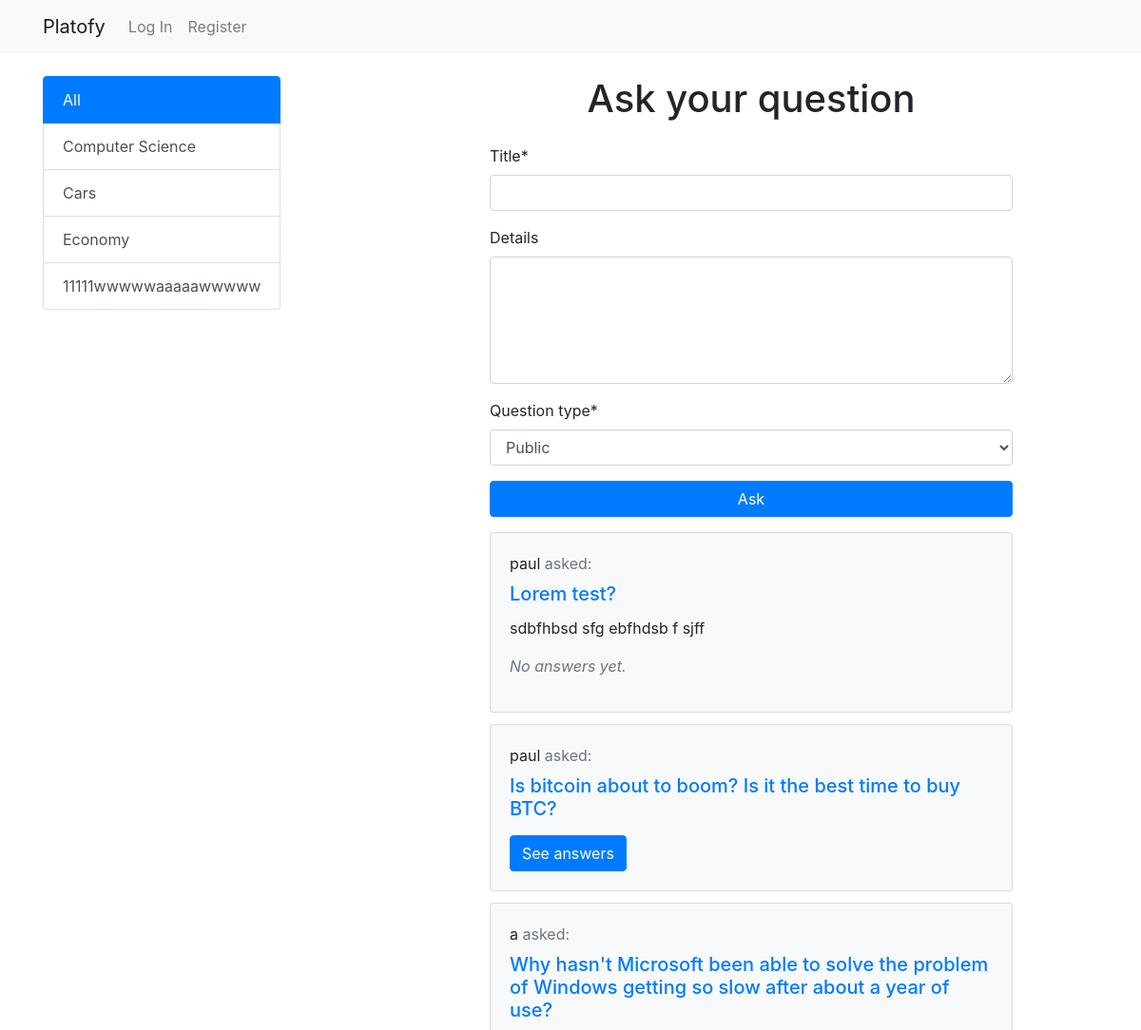
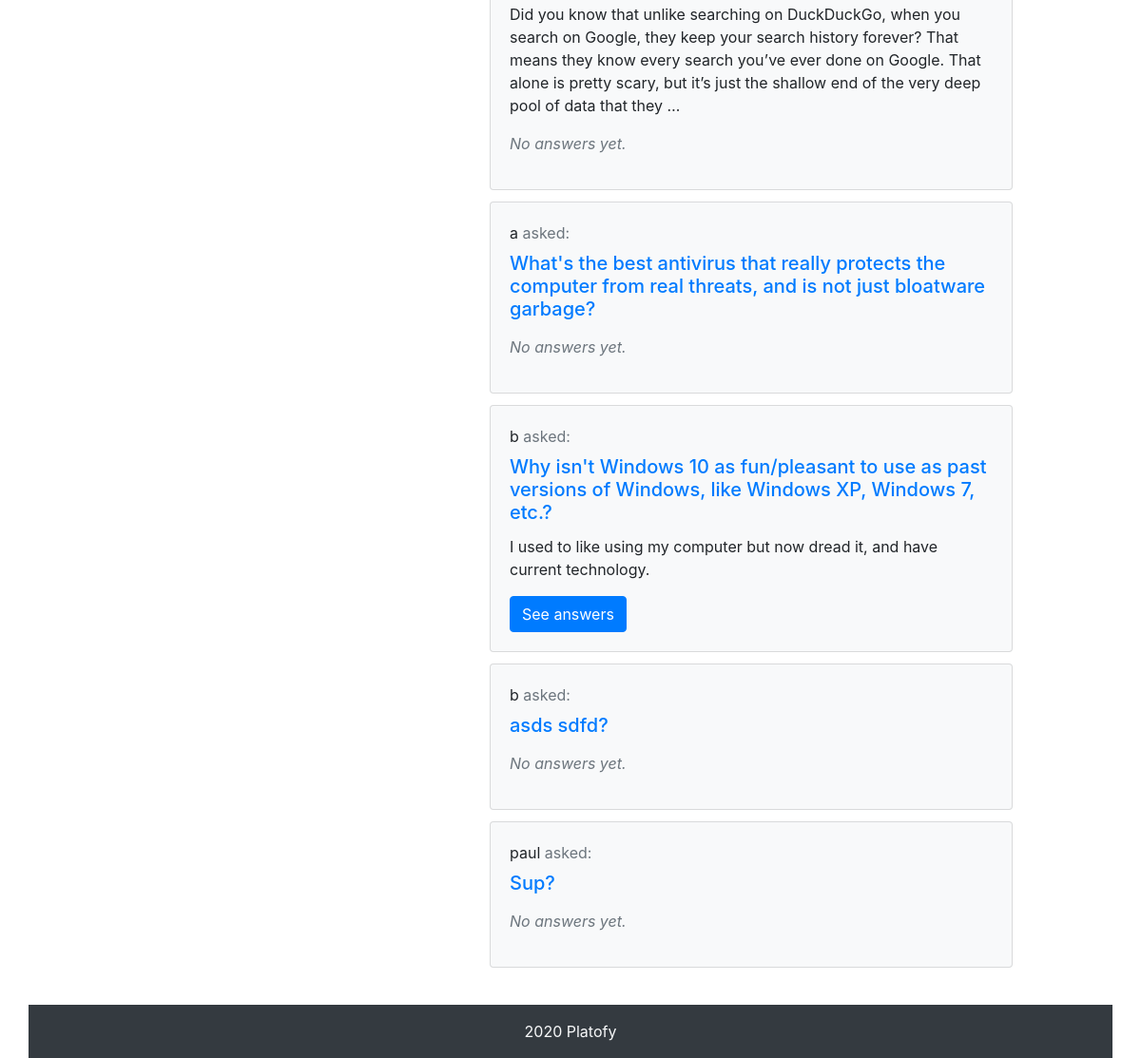
The page / on the database its author committed (2 pictures, top to bottom).
### qa/models.py (models this page shows, shortened)
class Question(models.Model):
    author = models.ForeignKey(User, on_delete=models.CASCADE, null=True)
    title = models.CharField(max_length=256)
    details = models.CharField(max_length=512, blank=True)
    question_type = models.CharField(max_length=256, choices=QUESTION_TYPES, default=QUESTION_TYPES[0][0])
    answers = models.ManyToManyField(Answer, blank=True)
    views = models.PositiveIntegerField(default=1)
    timestamp = models.DateTimeField(auto_now_add=True)
    edited_timestamp = models.DateTimeField(auto_now=True)
    class Meta:
        ordering = ['-timestamp']

### qa/views.py (the view)
# urls.py: path('', views.index, name='index'),
def index(request):
    if request.method == 'POST':
        if not request.user.is_authenticated:
            return HttpResponseRedirect(reverse('login'))
        ask_form = AskQuestionForm(request.POST)
        if ask_form.is_valid():
            user = User.objects.get(id=request.user.id)
            form_data = ask_form.cleaned_data
            question = Question.objects.create(
                author=user,
                title=form_data['title'],
                details=form_data['details'],
                question_type=form_data['question_type']
            )
            return HttpResponseRedirect(reverse('question', args=[question.id]))
    else:
        ask_form = AskQuestionForm()
    questions = Question.objects.all()
    return render(
        request,
        'qa/index.html',
        context={
            'ask_form': ask_form,
            'questions': questions
        }
    )

### qa/forms.py (shortened to what this page needs)
class AskQuestionForm(forms.Form):
    title = forms.CharField(max_length=256, widget=forms.TextInput(attrs={'autocomplete': 'off'}))
    details = forms.CharField(max_length=512, required=False, widget=forms.Textarea(attrs={'rows': 5}))
    question_type = forms.ChoiceField(choices=QUESTION_TYPES)

### qa/templates/qa/index.html (shortened to what this page needs)
{% extends "qa/layout.html" %}
{% load static crispy_forms_tags avatar_tags %}
{% block main %}
    <div class="mb-3">
        <form id="ask_form" method="POST">
            <h1 class="pb-3 text-center">Ask your question</h1>
            {{ ask_form|crispy }}
            <button class="btn btn-primary btn-block" type="submit">Ask</button>
        </form>
    </div>
    <div>
        {% for question in questions %}
            {% if question.author.username != user.username %}
                <div class="card bg-light question_card">
                    <div class="card-body">
                        <div class="mb-2">
                            {{ question.author.username }}
                            <span class="text-muted">asked:</span>
                        </div>
                        <a href="{% url 'question' question_id=question.id %}">
                            <h5 class="card-title">{{ question.title }}</h5>
                        </a>
                        <p class="card-text">{{ question.details|truncatewords:50 }}</p>
                        {% if question.answers.all %}
                            <a href="{% url 'question' question_id=question.id %}" class="btn btn-primary">See answers</a>
                        {% else %}
                            <p class="text-muted font-italic">No answers yet.</p>
                        {% endif %}
                    </div>
                </div>
            {% endif %}
        {% endfor %}
    </div>
{% endblock %}

### qa/templates/qa/layout.html (shortened to what this page needs)
{% load static crispy_forms_tags avatar_tags %}
<!DOCTYPE html>
<html>
    <head>
        <link href={% static "css/bootstrap.min.css" %} rel="stylesheet" type="text/css">
        <link href={% static "css/style.css" %} rel="stylesheet" type="text/css">
    </head>
    <body>
        <div class="container-lg">
            <nav class="navbar fixed-top navbar-expand-md navbar-light bg-light">
                <div class="container-lg">
                    <a class="navbar-brand" href="{% url 'index' %}">Platofy</a>
                    <div class="ml-auto collapse navbar-collapse" id="navbar_right_side">
                        <div class="navbar-nav">
                            {% if user.is_authenticated %}
                                <a class="nav-item nav-link active" href="{% url 'profile' uid=user.id %}">Profile</a>
                            {% else %}
                                <a class="nav-item nav-link" href="{% url 'login' %}">Log In</a>
                                <a class="nav-item nav-link" href="{% url 'register' %}">Register</a>
                            {% endif %}
                        </div>
                    </div>
                </div>
            </nav>
            <main class="row">
                <div class="col-12 col-md-4">
                    <div class="list-group m-auto m-md-0" id="topics_list_cont">
                        <div>
                            <a href="#" class="list-group-item list-group-item-action active">
                                All
                            </a>
                            <a href="#" class="list-group-item list-group-item-action">Computer Science</a>
                            <a href="#" class="list-group-item list-group-item-action">Cars</a>
                            <a href="#" class="list-group-item list-group-item-action">Economy</a>
                            <a href="#" class="list-group-item list-group-item-action">11111wwwwwaaaaawwwww</a>
                        </div>
                    </div>
                </div>
                <div class="col-12 col-md-8" id="main_cont">
                    {% block main %}
                    {% endblock %}
                </div>
            </main>
            <footer id="footer" class="text-center bg-dark text-light">
                <div class="m-3">
                    2020 Platofy
                </div>
            </footer>
        </div>
    </body>
</html>

### static/css/style.css (style rules this page uses)
body > div { position: relative; min-height: 100vh !important; }
main { padding: 80px 0; }
#topics_list_cont, #login_form, #register_form { width: 100%; max-width: 550px !important; }
#topics_list_cont > div { position: static; }
#main_cont > * { width: 100%; max-width: 550px !important; margin: 0 auto 15px; }
#main_cont > * > * { margin-bottom: 12px; }
#footer { position: absolute; left: 0; right: 0; bottom: 0; margin: auto; }
@media screen and (min-width: 768px) { #topics_list_cont > div { position: fixed; } }

### rows shown on the page
Question: author.username "paul", title "Lorem test?", details "sdbfhbsd sfg ebfhdsb f sjff", shows "No answers yet."
Question: author.username "paul", title "Is bitcoin about to boom? Is it the best time to buy BTC?", shows "See answers"
Question: author.username "a", title "Why hasn't Microsoft been able to solve the problem of Windows getting so slow after about a year of use?", details "Did you know that unlike searching on DuckDuckGo, when you search on Google, they keep your search history forever? That means they know every search you’ve ever done on Google. That alone is pretty scary, but it’s just the shallow end of the very deep pool of data that they …", shows "No answers yet."
Question: author.username "a", title "What's the best antivirus that really protects the computer from real threats, and is not just bloatware garbage?", shows "No answers yet."
Question: author.username "b", title "Why isn't Windows 10 as fun/pleasant to use as past versions of Windows, like Windows XP, Windows 7, etc.?", details "I used to like using my computer but now dread it, and have current technology.", shows "See answers"
Question: author.username "b", title "asds sdfd?", shows "No answers yet."
Question: author.username "paul", title "Sup?", shows "No answers yet."
